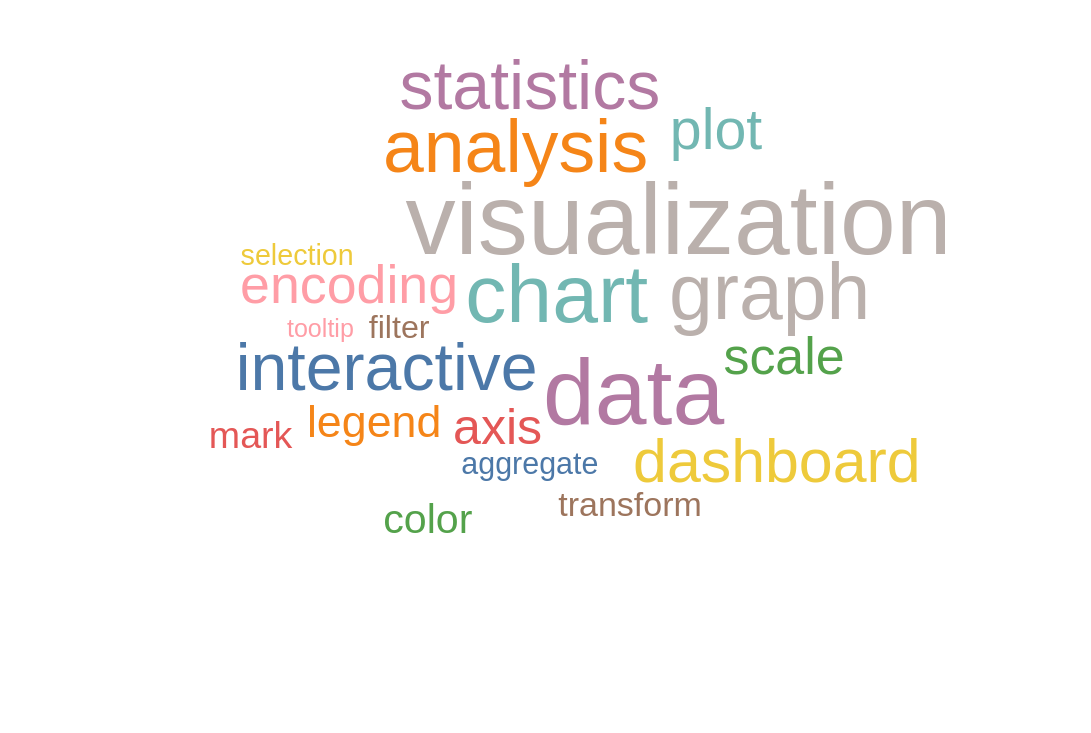

Specify this chart in Vega-Lite:
### Vega specification from a JSON file in a GitHub repository (floating-point values rounded to 4 significant figures)
{"$schema": "https://vega.github.io/schema/vega/v6.json", "description": "A word cloud showing word frequency.", "background": "white", "padding": 5, "width": 600, "height": 400, "style": "view", "data": [{"name": "source_0", "values": [{"word": "visualization", "count": 80}, {"word": "data", "count": 72}, {"word": "chart", "count": 60}, {"word": "graph", "count": 55}, {"word": "analysis", "count": 50}, {"word": "statistics", "count": 45}, {"word": "interactive", "count": 42}, {"word": "dashboard", "count": 38}, {"word": "plot", "count": 35}, {"word": "encoding", "count": 32}, {"word": "scale", "count": 30}, {"word": "axis", "count": 28}, {"word": "legend", "count": 25}, {"word": "color", "count": 22}, {"word": "mark", "count": 20}, {"word": "transform", "count": 18}, {"word": "filter", "count": 16}, {"word": "aggregate", "count": 15}, {"word": "selection", "count": 14}, {"word": "tooltip", "count": 12}]}], "marks": [{"name": "marks", "type": "text", "style": ["wordcloud"], "from": {"data": "source_0"}, "encode": {"update": {"fill": {"scale": "color", "field": "word"}, "ariaRoleDescription": {"value": "wordcloud"}, "description": {"signal": "\"word: \" + (isValid(datum[\"word\"]) ? isArray(datum[\"word\"]) ? join(datum[\"word\"], ' ') : datum[\"word\"] : \"\"+datum[\"word\"]) + \"; count: \" + (format(datum[\"count\"], \"\"))"}, "text": {"signal": "isValid(datum[\"word\"]) ? datum[\"word\"] : \"\"+datum[\"word\"]"}, "align": {"value": "center"}, "baseline": {"value": "alphabetic"}, "x": {"field": "x"}, "y": {"field": "y"}, "fontSize": {"field": "fontSize"}, "angle": {"field": "rotate"}, "font": {"field": "font"}, "fontStyle": {"field": "fontStyle"}, "fontWeight": {"field": "fontWeight"}}}, "transform": [{"type": "wordcloud", "size": [{"signal": "width"}, {"signal": "height"}], "text": {"field": "datum.word"}, "fontSize": {"field": "datum.count"}, "fontSizeRange": [14, 56], "padding": 2}]}], "scales": [{"name": "color", "type": "ordinal", "domain": {"data": "source_0", "field": "word", "sort": true}, "range": "category"}]}
